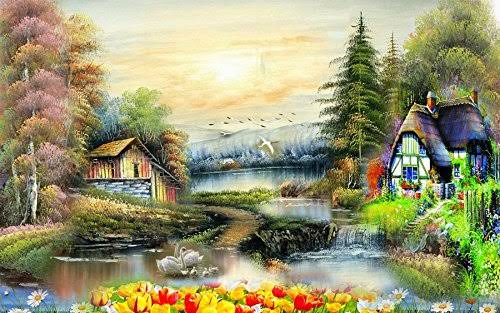
#> input picture test.jpg, 500 x 313 px
$ python homography.py test.jpg temp.jpg
#> lines starting #> are read from the running program, lines starting #| are printed output that depends on the picture; long printed decimals are rounded
import numpy as np
import math
import cv2
from matplotlib import pyplot as plt
import sys

# https://mybinder.org/v2/gh/ipython/ipython-in-depth/7e5ce96cc9251083979efdfc393425f1229a4a68

MIN_MATCH_COUNT = 30

def resize(img, ratio):
    ret = cv2.resize(img,(0,0),fx=ratio,fy=ratio,interpolation=cv2.INTER_NEAREST)
    return ret

query = cv2.imread(sys.argv[1],0) # query image
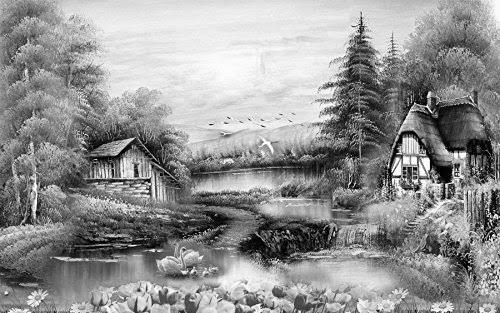
#> query: shape (313, 500); min 0, max 255, mean 146.9
q_h, q_w = query.shape[:2]
#> q_h = 313; q_w = 500
template = cv2.imread(sys.argv[2],0) # template
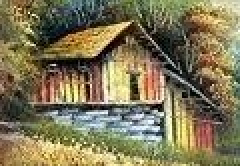
#> input picture temp.jpg, 120 x 83 px (shown 2 times larger)
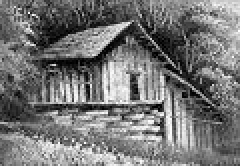
#> template: shape (83, 120) (shown 2 times larger); min 0, max 254, mean 117.3
t_h, t_w = template.shape[:2]
#> t_h = 83; t_w = 120
print(t_h)
#| 83

query = resize(query,0.5)
#> in resize, `ret = cv2.resize(img,(0,0),fx=ratio,fy=ratio,interpolation=cv2.INTER_N..`:
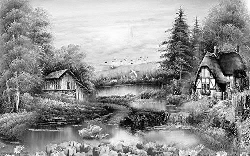
#> ret: shape (156, 250); min 0, max 255, mean 146.8

# Initiate SIFT detector
orb = cv2.ORB_create(nfeatures=10000)

# find the keypoints and descriptors with SIFT
kp1, des1 = orb.detectAndCompute(query,None)
#> kp1 = 2164 keypoints; strongest (x, y, size): (210, 89, 31), (209, 93, 31), (211, 85, 31), (198, 88, 31)
kp2, des2 = orb.detectAndCompute(template,None)
#> kp2 = 111 keypoints; strongest (x, y, size): (41, 49, 31), (67, 48, 31), (34, 50, 31), (79, 50, 31)

bf = cv2.BFMatcher(cv2.NORM_HAMMING, crossCheck=True)
matches = bf.match(des1,des2)
#> matches = 79 matches
print(len(matches)/math.sqrt(q_h*q_w*t_h*t_w))
#| 0.002001

'''FLANN_INDEX_KDTREE = 0
index_params = dict(algorithm = FLANN_INDEX_KDTREE, trees = 5)
search_params = dict(checks = 50)

flann = cv2.FlannBasedMatcher(index_params, search_params)

matches = flann.knnMatch(des1,des2,k=2)

# store all the good matches as per Lowe's ratio test.
good = []
for m,n in matches:
    if m.distance < 0.7*n.distance:
        good.append(m)

if len(good)>= MIN_MATCH_COUNT:
    print("Number of matching points: ", len(good))
    print("Match found, check results folder")
    src_pts = np.float32([ kp1[m.queryIdx].pt for m in good ]).reshape(-1,1,2)
    dst_pts = np.float32([ kp2[m.trainIdx].pt for m in good ]).reshape(-1,1,2)
    M, mask = cv2.findHomography(src_pts, dst_pts, cv2.RANSAC,5.0)
    matchesMask = mask.ravel().tolist()

    h,w = query.shape
    pts = np.float32([ [0,0],[0,h-1],[w-1,h-1],[w-1,0] ]).reshape(-1,1,2)
    dst = cv2.perspectiveTransform(pts,M)

    template = cv2.polylines(template,[np.int32(dst)],True,255,3, cv2.LINE_AA)
else:
    print("Not enough matching points were found - %d/%d" % (len(good),MIN_MATCH_COUNT))
    sys.exit("Match not found")
    matchesMask = None

# draw_params = dict(matchColor = (0,255,0), singlePointColor = None,matchesMask=matchesMask,flags = 2)
# img3 = cv2.drawMatches(query,kp1,template,kp2,good,None,**draw_params)
# cv2.imwrite('results/output.jpg',img3)

H, W = template.shape
bounds = np.float32([[0,0],[W-1,H-1]]).reshape(-1,1,2)
inv_M, _ = cv2.findHomography(dst_pts, src_pts, cv2.RANSAC, 5.0)
rect = cv2.perspectiveTransform(bounds,inv_M)

p1 = tuple(rect[0][0])
p2 = tuple(rect[1][0])
cv2.rectangle(query,p1,p2, (0,0,255),1)
# print(p1)
# print(p2)
cv2.imwrite('results/found.jpg',query)
'''
